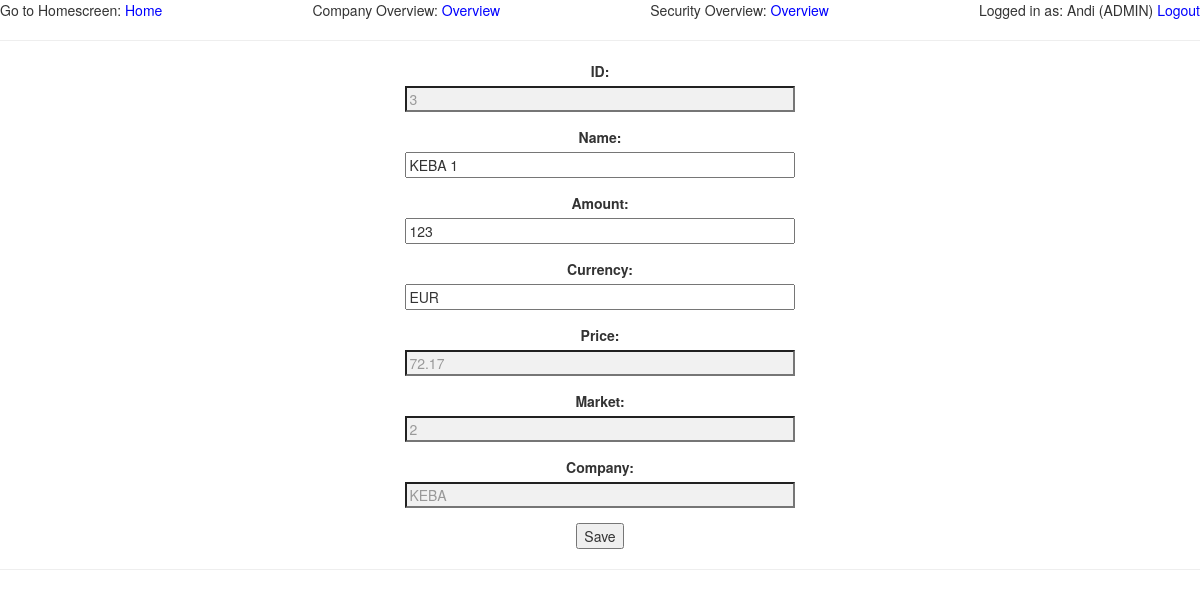
Before: /firmen/security/3 (signed in) with the older database file.
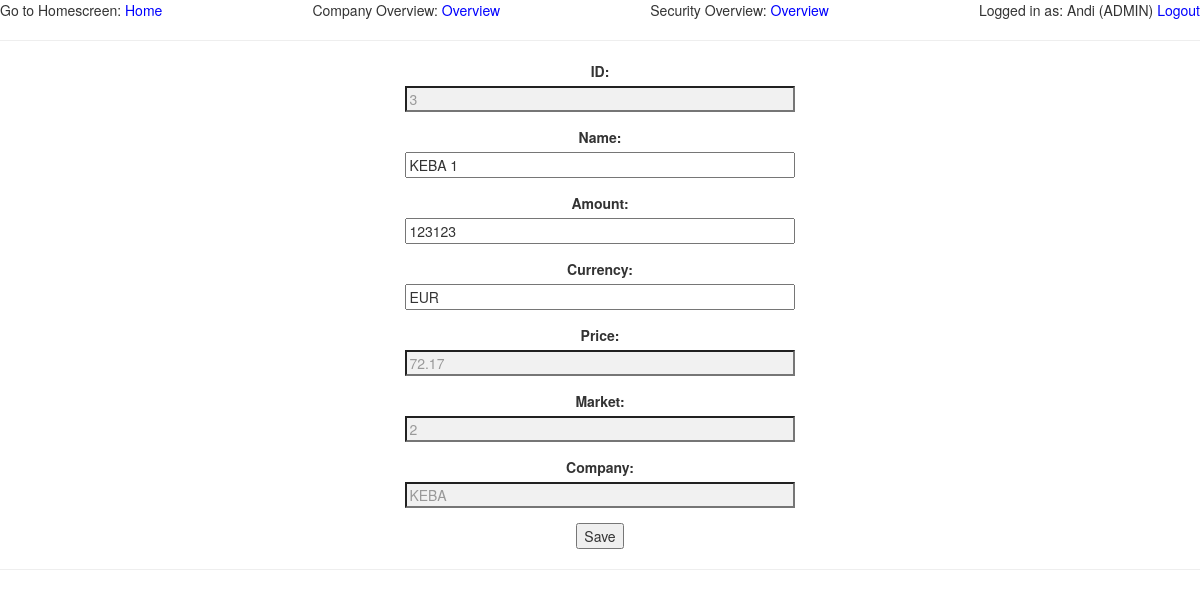
After: the same page with the newer database file.
### app/models.py (models this page shows, shortened)
class Security(db.Model):
    security_id = db.Column(db.Integer, primary_key=True)
    price = db.Column(db.Float, nullable=False)
    amount = db.Column(db.Integer)
    currency = db.Column(db.String)
    name = db.Column(db.String, index=True, unique=True)
    market_id = db.Column(db.Integer)
    comp_id = db.Column(db.Integer)

### app/routes.py (the view, shortened to what this page needs)
@app.route('/firmen/security/<int:sec_id>', methods=['GET', 'POST'])
def update_sec(sec_id):
    sec = Security.query.get(sec_id)
    comp = Company.query.get(sec.comp_id)
    amount = sec.amount
    session['previous_url'] = request.referrer
    return render_template('security_update.html', object=sec, comp=comp)

### app/models.py (called while the page is built)
@login.user_loader
def load_user(id):
    return User.query.get(int(id))

### app/templates/security_update.html
{% extends "base.html" %}
{% block content %}
    <form action="{{ url_for('update_sec', sec_id=object.security_id) }}" style="text-align: center" method="POST">
        <p class="form-group">
            <label for="id">ID:</label><br>
            <input name="object_id" value="{{ object.security_id }}"
                   style="background-color: #f1f1f1; color: #999999; width: 50ch"
                   readonly>
        </p>
        <p class="form-group">
            <label for="name">Name:</label><br>
            <input type="text" name="name" id="name" value="{{ object.name }}"
                   style="width: 50ch" required><br>
        </p>
        <p class="form-group">
            <label for="amount">Amount:</label><br>
            <input name="amount" value="{{ object.amount }}" style="width: 50ch">
        </p>
        <p class="form-group">
            <label for="curr">Currency:</label><br>
            <input type="curr" name="curr" id="curr" value="{{ object.currency }}"
                   style="width: 50ch" required><br>
        </p>
        <p class="form-group">
            <label for="price">Price:</label><br>
            <input name="price" value="{{ object.price }}"
                   style="background-color: #f1f1f1; color: #999999; width: 50ch"
                   readonly>
        </p>
        <p class="form-group">
            <label for="comp">Market:</label><br>
            <input name="comp" value="{{ object.market_id }}"
                   style="background-color: #f1f1f1; color: #999999; width: 50ch"
                   readonly>
        </p>
        <p class="form-group">
            <label for="market">Company:</label><br>
            <input name="market" value="{{ comp.company_name }}"
                   style="background-color: #f1f1f1; color: #999999; width: 50ch"
                   readonly>
        </p>
        <input type="submit" value="Save">
    </form>
{% endblock %}

Changed rows visible on the page:
changed Security "KEBA 1": amount "123" → "123123"
